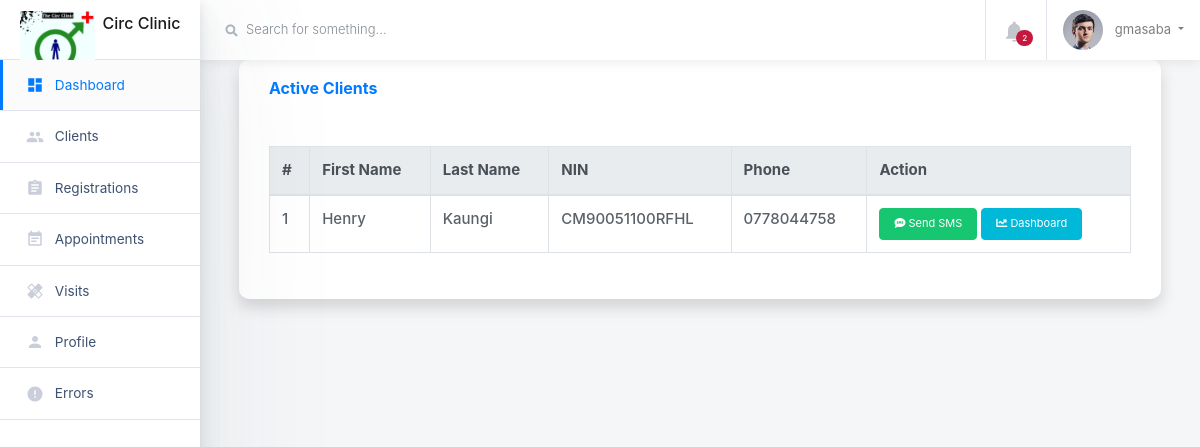
Before: /list_clients/ (signed in) with the older database file.
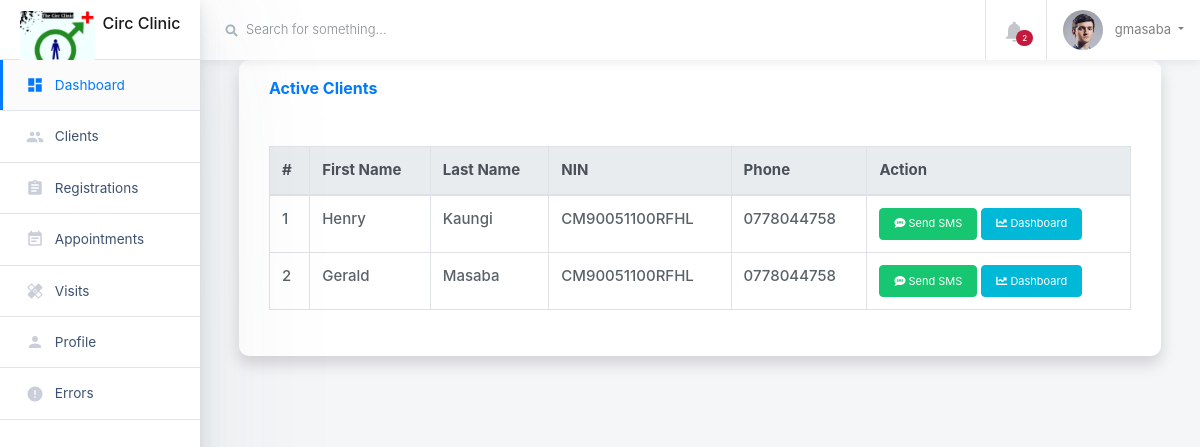
After: the same page with the newer database file.
### circumcision/models.py (models this page shows, shortened)
class Client(models.Model):
    first_name = models.CharField(max_length=255)
    last_name = models.CharField(max_length=255)
    nin = models.CharField(max_length=255, verbose_name='National ID Number')
    age = models.PositiveIntegerField(null=True, blank=True)
    EDUCATION_CHOICES = [
        ('none', 'None'),
        ('pre_primary', 'Pre-primary'),
        ('primary', 'Primary'),
        ('o_level', 'O-level'),
        ('a_level', 'A-level'),
    ]
    education_level = models.CharField(max_length=50, choices=EDUCATION_CHOICES, default='none')
    tribe = models.ForeignKey(Tribe, on_delete=models.CASCADE)
    religion = models.ForeignKey(Religion, on_delete=models.CASCADE)
    MARITAL_STATUS_CHOICES = [
        ('never_married', 'Never Married'),
        ('married', 'Married'),
        ('divorced', 'Divorced'),
        ('widowed', 'Widowed'),
    ]
    marital_status = models.CharField(max_length=50, choices=MARITAL_STATUS_CHOICES)
    district_of_residence = models.CharField(max_length=255,null=True, blank=True)
    sub_county = models.CharField(max_length=255)
    parish = models.CharField(max_length=255)
    village = models.CharField(max_length=255)
    client_phone_number = models.CharField(max_length=15,null=True, blank=True)
    next_of_kin_name = models.CharField(max_length=255)
    next_of_kin_phone_number = models.CharField(max_length=15,null=True, blank=True)
    PAYMENT_METHODS = [
        ('cash', 'Cash'),
        ('mobile_money', 'Mobile Money'),
        ('credit_card', 'Credit Card'),
        ('paypal', 'PayPal'),
        ('bank_transfer', 'Bank Transfer'),
        ('others', 'others'),
    ]
    payment_method = models.CharField(max_length=30,choices=PAYMENT_METHODS, blank=True)  # e.g., 'Credit Card', 'PayPal', 'Bank Transfer'
    transaction_id = models.CharField(max_length=100, blank=True)
    payment_decription = models.TextField(blank=True)
    client_consented = models.BooleanField(null=True,default=False)
    date_of_consent = models.DateField(null=True, blank=True)
    consent_form = models.FileField(null=True,upload_to= "concent_forms/")
    eligibility_after_examination = models.BooleanField(default=False)

### circumcision/views.py (the view)
# urls.py: path('list_clients/', list_clients, name='list_clients'),
@login_required
def list_clients(request):
    clients = Client.objects.all()
    return render(request, 'client_list.html', {'clients': clients})

### circumcision/templates/client_list.html (shortened to what this page needs)
{% extends 'base.html' %}
{% block content %}
<div class="container-fluid">
  <div class="row">
      <div class="col">
        <div class="card shadow mb-4">
          <div class="card-header py-3 d-flex justify-content-between align-items-center">
            <h6 class="m-0 font-weight-bold text-primary">Active Clients</h6>
          </div>
          <div class="card-body">
            <div class="table-responsive">
              <table class="table table-bordered" id="dataTable" width="100%" cellspacing="0">
                <thead class="thead-light">
                  <tr>
                    <th>#</th>
                    <th>First Name</th>
                    <th>Last Name</th>
                    <th>NIN</th>
                    <th>Phone</th>
                    <th>Action</th>
                  </tr>
                </thead>
                <tbody>
                  {% for client in clients %}
                  <tr>
                    <td>{{ forloop.counter }}</td>
                    <td>{{ client.first_name }}</td>
                    <td>{{ client.last_name }}</td>
                    <td>{{ client.nin }}</td>
                    <td>{{ client.client_phone_number }}</td>
                    <td>
                      <a href="" class="btn btn-sm btn-success">
                        <i class="fas fa-sms"></i> Send SMS
                      </a>
                      <a href="{% url 'patient_dashbord' client.id %}" class="btn btn-sm btn-info">
                        <i class="fas fa-chart-line"></i> Dashboard
                      </a>
                    </td>
                  </tr>
                  {% empty %}
                  <tr>
                    <td colspan="6" class="text-center text-muted">No active clients found</td>
                  </tr>
                  {% endfor %}
                </tbody>
              </table>
            </div>
          </div>
        </div>
      </div>
  </div>
</div>
{% endblock %}

Changed rows visible on the page:
added Client: first_name "Gerald", last_name "Masaba", nin "CM90051100RFHL", client_phone_number "0778044758"
